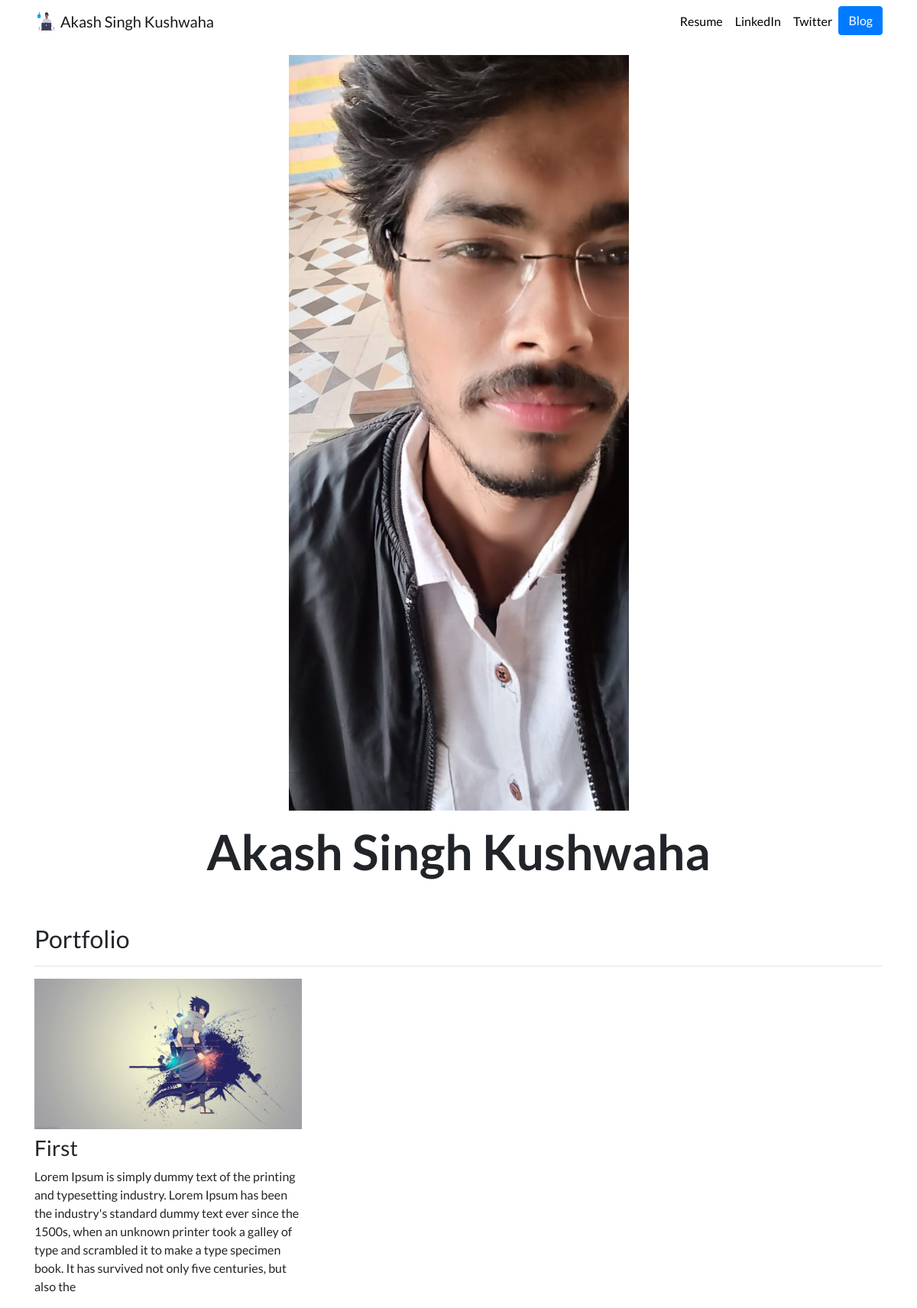
The page / on the database its author committed.
### portfolio/models.py (models this page shows, shortened)
class Project(models.Model):
    tittle = models.CharField(max_length=100)
    description = models.CharField(max_length=300,blank=True)
    image = models.ImageField(upload_to='portfolio/images/')
    url = models.URLField(blank=True)

### portfolio/views.py (the view)
# urls.py: 2. Add a URL to urlpatterns:  path('', views.home, name='home')
def home(request):
    projects = Project.objects.all()
    return render(request, 'portfolio/home.html',{'projects': projects})

### portfolio/templates/portfolio/home.html
{% extends "portfolio/base.html" %}
{% load static %}
{% block content %}
<div class="row justify-content-center my-3">
  <div class="col-5">
    <img src="{% static 'portfolio/portrait.jpeg' %}" class="img-fluid">
  </div>
</div>
<div class="row justify-content-center mb-3">
  <div class="col-md-9 text-center">
    <h1 id="hometext" class="font-weight-bold">Akash Singh Kushwaha</h1>
  </div>
</div>
<h2 class="mt-5">Portfolio</h2>
<hr>
<div class="row">
  {% for project in projects %}
  <div class="col-lg-4 col-md-6">
    {% if project.url %}
    <a href="{{ project.url }}">
      <img src="{{ project.image.url }}" class="img-fluid mb-2">
    </a>
    {% else %}
    <img src="{{ project.image.url }}" class="img-fluid mb-2">
    {% endif %}
    <h3>{{ project.tittle }}</h3>
    <p>{{ project.description }}</p>
  </div>
  {% endfor %}
</div>
{% endblock %}

### portfolio/templates/portfolio/base.html (shortened to what this page needs)
{% load static %}
<!doctype html>
<html lang="en">
<head>
  <link rel="stylesheet" href="https://stackpath.bootstrapcdn.com/bootstrap/4.4.1/css/bootstrap.min.css">
  <link rel="stylesheet" href="{% static 'portfolio/custom.css' %}">
</head>
<body>
  <nav id="topNav" class="navbar navbar-expand-md navbar-light">
    <div class="container">
      <a class="navbar-brand" href="{% url 'home' %}">
        <img src="{% static 'portfolio/Logo.png' %}" width="30" height="30" class="d-inline-block align-top" alt="Nick's Logo">
        <span>Akash Singh Kushwaha</span>
      </a>
      <div class="collapse navbar-collapse text-center" id="navbarNav">
        <ul class="navbar-nav ml-auto">
          <li class="nav-item">
            <a class="nav-link" href="{% static 'portfolio/akash_kushwaha_software_developer.pdf' %}">Resume</a>
          </li>
          <li class="nav-item">
            <a class="nav-link" href="https://www.linkedin.com/in/akash-kushwaha-721058143" target="_blank">LinkedIn</a>
          </li>
          <li class="nav-item">
            <a class="nav-link" href="https://twitter.com/knight_Akash_" target="_blank">Twitter</a>
          </li>
          <li>
            <a role="button" href="{% url 'blog:all_blogs' %}" class="btn btn-primary">Blog</a>
          </li>
        </ul>
      </div>
    </div>
  </nav>
  <div class="container">
    {% block content %}{% endblock %}
  </div>
</body>
</html>

### portfolio/static/portfolio/custom.css (style rules this page uses)
.navbar-nav .nav-link { color: rgba(0,0,0,1) !important; }
body { font-family: 'Lato', sans-serif; }
@media (min-width: 992px) { #hometext { font-size: 4rem; } }

### rows shown on the page
Project: image (picture), tittle "First", description "Lorem Ipsum is simply dummy text of the printing and typesetting industry. Lorem Ipsum has been the industry's standard dummy text ever since the 1500s, when an unknown printer took a galley of type and scrambled it to make a type specimen book. It has survived not only five centuries, but also the"
